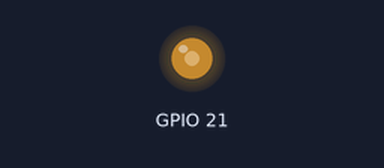
Recording of a program running on a simulated ESP32 board running MicroPython. On the bench: output pins drawn as LEDs (lit = HIGH). What the program prints to the serial console is not drawn. At 1.5 s the program stops and its outputs stay as they are.

Above: at 0.1 s.
At 1.1 s:
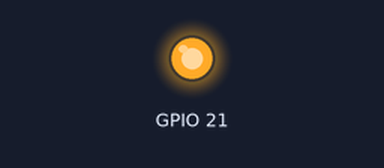
At 1.6 s:
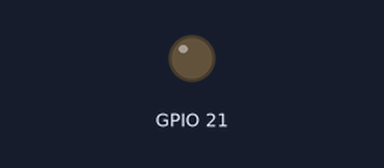
Timing chart, 0 to 3.0 s (numbered marks = the images above):
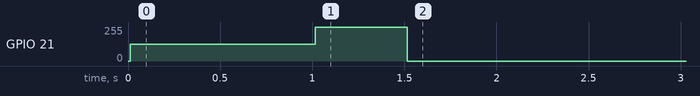

The program:

02_composition_pump.py
```python
# ==============================================================================
# 02_composition_pump.py - พื้นฐาน Composition (Composition Basics)
# ==============================================================================
# เวลาในการสอน: ~30-35 นาที (Teaching time: ~30-35 minutes)
#
# โปรแกรมนี้สอน Composition สำหรับนิสิตเคมี
# This program teaches Composition for chemistry students
#
# วัตถุประสงค์การเรียนรู้ (Learning Objectives):
#   1. เข้าใจ Composition: "has-a" relationship
#   2. เปรียบเทียบ Composition vs Inheritance
#   3. ดูประโยชน์ของ Encapsulation ผ่าน Composition
#   4. นำไปประยุกต์ใช้กับการควบคุมปั๊มไทแทรนต์
#
# การเชื่อมโยงกับเคมี (Chemistry Connection):
#   - ปั๊มไทแทรนต์ "ประกอบด้วย" มอเตอร์และตัวควบคุม PWM
#   - ระบบไทเทรต "ประกอบด้วย" หัววัด pH, ปั๊ม, และจอแสดงผล
#   - เหมือน "pH Meter" ที่ประกอบด้วย electrode, display, และ processor
#
# หมายเหตุ: Class Methods และ Static Methods อยู่ในไฟล์เสริม
#           extras/class_static_methods.py
# Note: Class Methods and Static Methods are in supplementary file
#       extras/class_static_methods.py
#
# ==============================================================================
# ⚠ ความปลอดภัยของแอคชูเอเตอร์ — โปรดอ่าน (ACTUATOR SAFETY — READ FIRST)
# ==============================================================================
# โปรแกรมนี้ขับปั๊ม (GPIO21) ด้วย machine.PWM โดยตรง (raw PWM) เพื่อสอน Composition
# This program drives the pump (GPIO21) with raw machine.PWM (composition teaching).
#
# *** RAW PWM ไม่ผ่านตัวจับเวลานิรภัยของเฟิร์มแวร์ (F-40 actuator guard) ***
# Raw PWM BYPASSES the firmware F-40 actuator-guard GPTimer: NO hardware
# max-on-time force-cut. On firmware 0.3.x the run-scoped watchdog is also
# DISABLED (decision 0026/F-156). Supervised / physical-access use ONLY.
# Every pump use is wrapped in try/finally: pump.deinit() (duty 0 + deinit),
# and KeyboardInterrupt (Ctrl+C) routes to the same OFF path.
# Last-line stops if wedged: physical BUTTON_3 hold, Ctrl+C, reset/power-cut.
# (safety-hw ruling R, decision 0027)
# ==============================================================================

from machine import Pin, PWM
from time import sleep_ms, ticks_us, ticks_diff


# ==============================================================================
# ส่วนที่ 1: แนวคิด Composition (10 นาที)
# Part 1: Composition Concept (10 minutes)
# ==============================================================================

print("=" * 60)
print("ส่วนที่ 1: แนวคิด Composition")
print("Part 1: Composition Concept")
print("=" * 60)

print("""
===== Composition คืออะไร? (What is Composition?) =====

Composition คือการออกแบบที่ class หนึ่ง "มี" (has-a) object
ของ class อื่นเป็น attribute ภายใน

ตัวอย่าง:
  - Pump "has-a" PWM object
  - Buzzer "has-a" PWM object
  - Titrator "has-a" Pump และ "has-a" pHSensor

===== เปรียบเทียบ Inheritance vs Composition =====

Inheritance ("is-a"):
  - PHSensor IS-A Sensor (เป็นเซ็นเซอร์ชนิดหนึ่ง)
  - สืบทอดคุณสมบัติจากคลาสแม่
  - สายสัมพันธ์แน่น (tight coupling)

Composition ("has-a"):
  - Pump HAS-A PWM (มี PWM เป็นส่วนประกอบ)
  - มี object เป็น component
  - สายสัมพันธ์หลวม (loose coupling)

===== เมื่อไหร่ใช้อะไร? =====

ใช้ Inheritance เมื่อ:
  - A "เป็นชนิดหนึ่งของ" B (PHSensor is-a Sensor)

ใช้ Composition เมื่อ:
  - A "มี" B เป็นส่วนประกอบ (Pump has-a PWM)
  - ต้องการ flexibility มากกว่า

Rule of Thumb:
  "Favor composition over inheritance"
  (เลือก composition ก่อน ถ้าไม่แน่ใจ)
""")


# ==============================================================================
# ส่วนที่ 2: ตัวอย่าง Composition กับ Pump (15-20 นาที)
# Part 2: Composition Example with Pump (15-20 minutes)
# ==============================================================================

print("\n" + "=" * 60)
print("ส่วนที่ 2: ตัวอย่าง Composition กับ Pump")
print("Part 2: Composition Example with Pump")
print("=" * 60)


class Pump:
    """
    คลาสควบคุมปั๊มด้วย PWM (Pump control class using PWM)

    ===== Composition Design =====

    Pump "has-a" PWM object และ "has-a" Pin object

    โครงสร้างภายใน:
        Pump
         |--- _pin (Pin object)     <-- Composition
         |--- _pwm (PWM object)     <-- Composition
         |--- _flow_rate (float)
         |--- methods...

    ===== ข้อดีของ Composition =====

    1. Encapsulation: ซ่อน PWM complexity
       แทนที่: pwm.duty(int((percent/100)*1023))
       ใช้แค่:  pump.start(50)

    2. Flexibility: เปลี่ยน implementation ได้
       เช่น เปลี่ยนจาก PWM เป็น DAC โดยไม่ต้องแก้โค้ดภายนอก

    3. Single Responsibility:
       Pump รับผิดชอบเฉพาะการควบคุมปั๊ม
       ไม่ต้องรู้รายละเอียดของ PWM

    ===== ตัวอย่างการใช้งาน =====

        pump = Pump()
        pump.start(100)  # เริ่มที่ 100%
        sleep_ms(2000)
        result = pump.stop()
        print(f"ปริมาตร: {result['volume_ml']:.2f} mL")
    """

    # Class constants - ค่าคงที่ระดับ class
    PUMP_PIN = 21               # GPIO21 สำหรับปั๊ม (Pump GPIO)
    PWM_FREQUENCY = 1000        # ความถี่ PWM (PWM frequency)
    PWM_MAX_DUTY = 1023         # 10-bit max duty
    DEFAULT_FLOW_RATE = 0.2772  # mL/s ที่ 100% duty

    def __init__(self, pin=None, flow_rate=None):
        """
        Constructor - สร้าง Pump object พร้อม PWM ภายใน

        ===== Composition ใน Constructor =====

        ที่นี่เราสร้าง objects ที่ Pump "มี" (has-a):
        1. สร้าง Pin object
        2. สร้าง PWM object โดยใช้ Pin object

        นี่คือ "composing" objects เข้าด้วยกัน

        Args:
            pin (int): GPIO pin สำหรับปั๊ม (ค่าเริ่มต้น: 21)
            flow_rate (float): อัตราการไหลที่ 100% (mL/s)
        """
        # กำหนดค่า pin และ flow_rate
        self._pin_number = pin if pin is not None else self.PUMP_PIN
        self._flow_rate = flow_rate if flow_rate is not None else self.DEFAULT_FLOW_RATE

        # ===== Composition: สร้าง Pin และ PWM objects =====
        # Pump "has-a" Pin object
        self._pin = Pin(self._pin_number, Pin.OUT)

        # Pump "has-a" PWM object (สร้างจาก Pin)
        self._pwm = PWM(self._pin, freq=self.PWM_FREQUENCY)
        self._pwm.duty(0)  # เริ่มต้นปิดปั๊ม (Start with pump off)

        # State variables - ตัวแปรสถานะ
        self._is_running = False
        self._current_duty = 0
        self._start_time = 0

        print(f"[Pump] สร้างปั๊มที่ GPIO{self._pin_number}")
        print(f"[Pump] อัตราการไหล: {self._flow_rate:.4f} mL/s")

    # =========================================================================
    # Properties - Encapsulation ด้วย @property
    # =========================================================================

    @property
    def is_running(self):
        """สถานะการทำงานของปั๊ม (Pump running status) - Read-only"""
        return self._is_running

    @property
    def flow_rate(self):
        """อัตราการไหล (Flow rate) - Read-write"""
        return self._flow_rate

    @flow_rate.setter
    def flow_rate(self, value):
        """กำหนดอัตราการไหลใหม่พร้อม validation"""
        if value <= 0:
            raise ValueError("อัตราการไหลต้อง > 0 (Flow rate must be > 0)")
        self._flow_rate = value
        print(f"[Pump] อัตราการไหลใหม่: {value:.4f} mL/s")

    @property
    def pin_number(self):
        """หมายเลข GPIO pin - Read-only"""
        return self._pin_number

    # =========================================================================
    # Public Methods - การควบคุมปั๊ม
    # =========================================================================

    def start(self, duty_percent=100):
        """
        เริ่มทำงานปั๊ม (Start the pump)

        ===== Encapsulation ของ PWM =====

        ผู้ใช้ไม่จำเป็นต้องรู้ว่าภายในใช้ PWM
        แค่เรียก start(50) สำหรับ 50% duty cycle
        Pump class จัดการ PWM ให้เอง

        Args:
            duty_percent (float): Duty cycle 0-100%

        Returns:
            bool: True ถ้าเริ่มสำเร็จ
        """
        if self._is_running:
            print("[Pump] คำเตือน: ปั๊มกำลังทำงานอยู่แล้ว")
            return False

        # แปลงเปอร์เซ็นต์เป็น duty value
        duty_percent = max(0, min(100, duty_percent))
        duty_value = int((duty_percent / 100) * self.PWM_MAX_DUTY)

        # กำหนดให้ PWM (ซ่อนความซับซ้อนนี้จากผู้ใช้)
        self._pwm.duty(duty_value)

        # อัปเดต state
        self._current_duty = duty_percent
        self._start_time = ticks_us()
        self._is_running = True

        print(f"[Pump] เริ่มปั๊มที่ {duty_percent}%")
        return True

    def stop(self):
        """
        หยุดปั๊มและคำนวณเวลา/ปริมาตร (Stop pump and calculate time/volume)

        Returns:
            dict: ข้อมูลการทำงาน
        """
        if not self._is_running:
            print("[Pump] คำเตือน: ปั๊มไม่ได้ทำงาน")
            return {'elapsed_s': 0, 'volume_ml': 0, 'duty_percent': 0}

        # หยุด PWM
        self._pwm.duty(0)

        # คำนวณเวลา
        elapsed_us = ticks_diff(ticks_us(), self._start_time)
        elapsed_s = elapsed_us / 1_000_000

        # คำนวณปริมาตร (สมมติ flow rate เป็นสัดส่วนกับ duty)
        effective_flow = self._flow_rate * (self._current_duty / 100)
        volume_ml = effective_flow * elapsed_s

        # อัปเดต state
        self._is_running = False

        result = {
            'elapsed_s': elapsed_s,
            'volume_ml': volume_ml,
            'duty_percent': self._current_duty
        }

        print(f"[Pump] หยุดปั๊ม: {elapsed_s:.2f}s, {volume_ml:.3f} mL")
        self._current_duty = 0

        return result

    def run_for_time(self, time_ms, duty_percent=100):
        """
        ปั๊มตามเวลาที่กำหนด (Pump for specified time)

        Args:
            time_ms (int): เวลาในมิลลิวินาที
            duty_percent (float): Duty cycle 0-100%

        Returns:
            dict: ข้อมูลการทำงาน
        """
        print(f"[Pump] ปั๊ม {time_ms} ms ที่ {duty_percent}%")
        self.start(duty_percent)
        sleep_ms(time_ms)
        return self.stop()

    def deinit(self):
        """
        ปิดการใช้งาน PWM และคืนทรัพยากร (Deinitialize PWM)

        ===== Resource Management =====

        เมื่อไม่ใช้ Pump แล้ว ต้อง deinit เพื่อคืนทรัพยากร
        โดยเฉพาะ PWM ที่ต้อง deinit ก่อน reuse

        ควรเรียกใน finally block:
            pump = Pump()
            try:
                pump.start(100)
                sleep_ms(1000)
                pump.stop()
            finally:
                pump.deinit()
        """
        try:
            if self._is_running:
                self.stop()
            self._pwm.duty(0)
            self._pwm.deinit()
            print(f"[Pump] ปิดการใช้งาน GPIO{self._pin_number}")
        except Exception as e:
            print(f"[Pump] Error deinit: {e}")

    def __repr__(self):
        """แสดงข้อมูล object สำหรับ debugging"""
        return f"Pump(pin={self._pin_number}, running={self._is_running})"


# ==============================================================================
# ส่วนที่ 3: ทดสอบการใช้งาน Pump (5-10 นาที)
# Part 3: Testing Pump Usage (5-10 minutes)
# ==============================================================================

print("\n" + "=" * 60)
print("ส่วนที่ 3: ทดสอบการใช้งาน Pump")
print("Part 3: Testing Pump Usage")
print("=" * 60)

print("\n--- ทดสอบ Pump ---")

pump = Pump()
print(f"\nrepr: {repr(pump)}")
print(f"pin_number: {pump.pin_number}")
print(f"flow_rate: {pump.flow_rate}")
print(f"is_running: {pump.is_running}")

try:
    # ทดสอบ start/stop
    print("\n--- ทดสอบ start/stop ---")
    pump.start(50)
    print(f"is_running: {pump.is_running}")
    sleep_ms(1000)
    result = pump.stop()
    print(f"ผลลัพธ์: {result}")

    # ทดสอบ run_for_time
    print("\n--- ทดสอบ run_for_time ---")
    result = pump.run_for_time(500, 100)
    print(f"ผลลัพธ์: {result}")

except KeyboardInterrupt:
    # Ctrl+C ระหว่างปั๊มทำงาน -> finally จะปิดปั๊มทันที
    # Ctrl+C while pumping -> finally cuts the pump immediately.
    print("\nหยุดโดยผู้ใช้ (Stopped by user)")

finally:
    pump.deinit()


# ==============================================================================
# ส่วนที่ 4: สรุป
# Part 4: Summary
# ==============================================================================

print("\n" + "=" * 60)
print("สรุป (Summary)")
print("=" * 60)

print("""
สิ่งที่เรียนรู้ในบทนี้:

1. Composition ("has-a" relationship):
   - Class หนึ่งมี object ของ class อื่นเป็น attribute
   - Pump "has-a" PWM object
   - ซ่อนความซับซ้อนภายใน (Encapsulation)

2. เปรียบเทียบ Inheritance vs Composition:
   - Inheritance: PHSensor "is-a" Sensor
   - Composition: Pump "has-a" PWM
   - "Favor composition over inheritance"

3. ข้อดีของ Composition:
   - Encapsulation: ซ่อนรายละเอียดภายใน
   - Flexibility: เปลี่ยน implementation ได้ง่าย
   - Loose coupling: ลดการพึ่งพาระหว่าง class

4. Resource Management:
   - ใช้ deinit() เพื่อคืนทรัพยากร
   - ใส่ใน finally block เสมอ

การเชื่อมโยงกับเคมี:
   - Pump = ปั๊มไทแทรนต์
   - PWM = การควบคุมความเร็วมอเตอร์
   - flow_rate = อัตราการไหลจาก calibration
   - ใช้ควบคุมการเติมสารไทแทรนต์อย่างแม่นยำ
""")

print("=" * 60)
print("จบบทเรียน Composition Basics")
print("(End of Composition Basics)")
print("=" * 60)

# ==============================================================================
# เนื้อหาเพิ่มเติม (Additional Content)
# ==============================================================================
print("""
===== เนื้อหาเสริม (Supplementary Material) =====

Class Methods และ Static Methods อยู่ในไฟล์เสริม:
    extras/class_static_methods.py

เนื้อหาที่ครอบคลุม:
    - @classmethod: Factory methods และ convenience methods
    - @staticmethod: Utility functions
    - ตัวอย่าง Buzzer class พร้อมทั้ง 3 ประเภทของ method

เวลาเพิ่มเติม: ~20-30 นาที
""")
```

Measured:
- by itself, GPIO 21: 0/255 → 127/255 at 0.01 s, → 255/255 1.0 s later, → 0/255 0.50 s later
